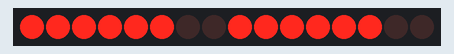
Bench run of a sketch on a simulated Arduino Uno, built with avr-gcc and run on an emulated ATmega328P. On the bench: 16 shift-register outputs drawn as a row of LEDs (first output left, lit = HIGH).

Above: at 0.2 s.
At 1.2 s:
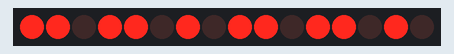
At 1.7 s:
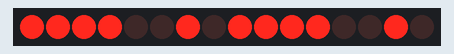
At 2.7 s:
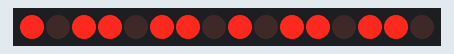
At 4.2 s:
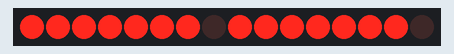
At 5.7 s:
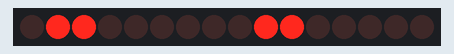
Timing chart, 0 to 6.5 s (numbered marks = the images above):
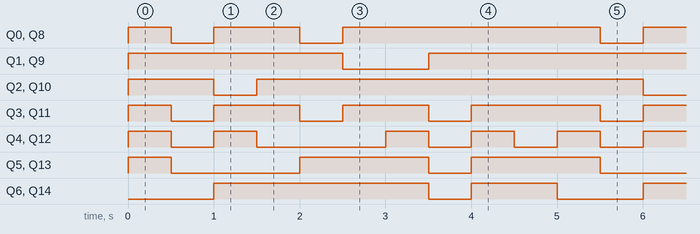

The sketch:

Test-displays-pongRTOS.ino
```cpp
/*Programa para probar los punks displays de el pong RTOS
se usan dos displays independientes con declaraciones para cada uno \

*/

#include <ShiftRegister74HC595.h>
#include <variables.h>
#include <funcionesDisplay.h>


void setup() {
}

void loop() {
  for (int i = 0; i < 10; i++) {
    showNumber(i);
    showNumber1(i);
    delay(500);
  }
}
```

funcionesDisplay.h
```cpp
///////////////////////////data-clk-latch
ShiftRegister74HC595<1> sr(26, 27, 14);
ShiftRegister74HC595<1> jr(32, 33, 25);

void showNumber(int num) {
  digit1 = num % 10;
  //digit1=(num / 10) % 10 ;
  //Send them to 7 segment displays
  uint8_t numberToPrint[] = { digits[digit1] };
  sr.setAll(numberToPrint);
}

void showNumber1(int num) {
  digit2 = num % 10;
  //digit1=(num / 10) % 10 ;
  //Send them to 7 segment displays
  uint8_t numberToPrint[] = { digits[digit2] };
  jr.setAll(numberToPrint);
}
```

variables.h
```cpp
int digit1 = 0;
int digit2 = 0;
uint8_t digits[] = {
  B00111111,  //0
  B00000110,  //1
  B01011011,  //2
  B01001111,  //3
  B01100110,  //4
  B01101101,  //5
  B01111101,  //6
  B00000111,  //7
  B01111111,  //8
  B01101111   //9
};
```

Measured:
- by itself, Q0, Q8: repeats every 5.0 s: LOW 0.50 s, HIGH 1.0 s, LOW 0.50 s, HIGH 3.0 s
- by itself, Q1, Q9: repeats every 5.0 s: LOW 1.0 s, HIGH 4.0 s
- by itself, Q2, Q10: repeats every 5.0 s: LOW 0.50 s, HIGH 4.5 s
- by itself, Q3, Q11: repeats every 5.0 s: 2 × (LOW 0.50 s, HIGH 1.0 s), LOW 0.50 s, HIGH 1.5 s
- by itself, Q4, Q12: repeats every 5.0 s: LOW 0.50 s, HIGH 0.50 s, LOW 1.5 s, 2 × (HIGH 0.50 s, LOW 0.50 s), HIGH 0.50 s
- by itself, Q5, Q13: repeats every 5.0 s: LOW 1.5 s, HIGH 1.5 s, LOW 0.50 s, HIGH 1.5 s
- by itself, Q6, Q14: repeats every 5.0 s: LOW 0.50 s, HIGH 1.0 s, LOW 1.0 s, HIGH 2.5 s
